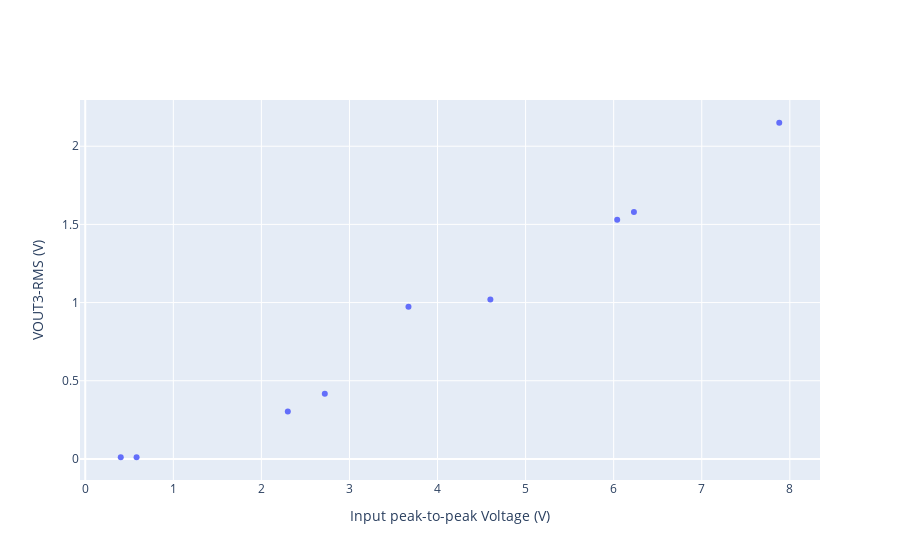

Notebook cell for this chart:
### Code cell
fig = go.Figure()
fig.add_trace(go.Scatter(y=V_OUT3, x=V_IN, mode='markers', name='Gain versus VIN-pp'))
fig.update_layout(yaxis_title='VOUT3-RMS (V)', xaxis_title='Input peak-to-peak Voltage (V)')

### Figure 1 — Plotly figure (JSON) as saved in the notebook; plotly's stock layout.template omitted (floating-point values rounded to 4 significant figures)
{"data": [{"mode": "markers", "name": "Gain versus VIN-pp", "type": "scatter", "x": [7.88, 6.23, 6.04, 3.67, 4.6, 2.3, 2.72, 0.4031, 0.5828], "y": [2.15, 1.58, 1.53, 0.9729, 1.02, 0.303, 0.4173, 0.01142, 0.01102]}], "layout": {"xaxis": {"title": {"text": "Input peak-to-peak Voltage (V)"}}, "yaxis": {"title": {"text": "VOUT3-RMS (V)"}}}}
